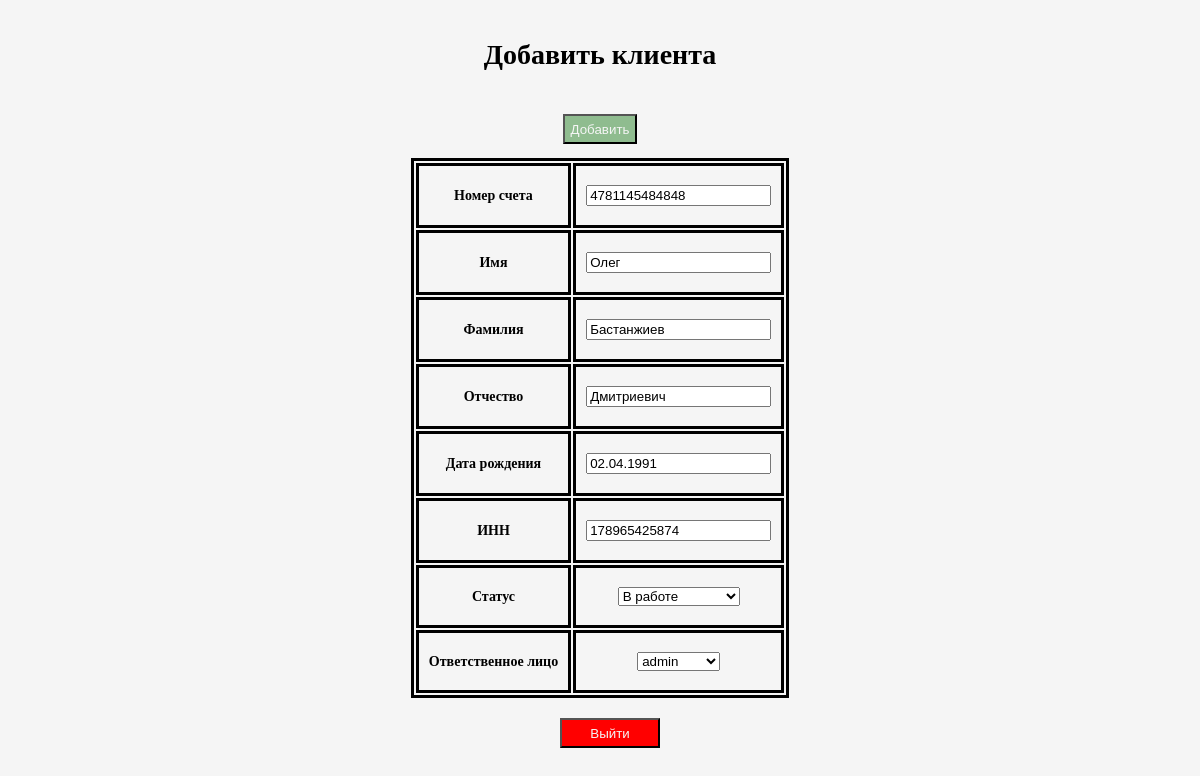
/3/update, run on the app's committed database.
### main/models.py (models this page shows, shortened)
class Clients(models.Model):
    class Status(models.TextChoices):
        in_progress = "in_progress", "В работе"
        not_in_work = "not_in_work", "Не в работе"
        refusal = "refusal", "Отказ"
        deal_closed = "deal_closed", "Сделка закрыта"
    account_number = models.IntegerField(unique=True, db_index=True, verbose_name="Номер счета")
    first_name = models.CharField(max_length=255, verbose_name="Имя")
    last_name = models.CharField(max_length=255, verbose_name="Фамилия")
    middle_name = models.CharField(max_length=255, verbose_name="Отчество")
    date_birth = models.DateField(verbose_name="Дата рождения")
    inn = models.IntegerField(unique=True, db_index=True, verbose_name="ИНН")
    status = models.CharField(max_length=255, choices=Status, default=Status.not_in_work,
                              verbose_name="Статус")
    manager = models.ForeignKey(settings.AUTH_USER_MODEL, on_delete=models.SET_NULL, null=True,
                                default=settings.AUTH_USER_MODEL, verbose_name="Ответственное лицо")
    class Meta:
        verbose_name = "Клиент"
        verbose_name_plural = "Клиенты"

### main/views.py (the view)
# urls.py: path('<int:pk>/update', views.UpdateClient.as_view(), name="update")
class UpdateClient(UpdateView):
    model = Clients
    template_name = "main/create.html"
    form_class = ClientsForm

### main/forms.py
class ClientsForm(forms.ModelForm):
    class Meta:
        model = Clients
        fields = ["account_number", "first_name", "last_name", "middle_name",
                  "date_birth", "inn", "status", "manager"]

### main/templates/main/create.html (shortened to what this page needs)
{% extends 'main/layout.html' %}
{% block title %}
    <h1>Добавить клиента</h1>
{% endblock %}
{% block content %}
    <form method="POST">
            <div class="alert alert-warning">
                <p><button class="btn-add" type="submit">Добавить</button></p>
                <table class="tab-clients" frame="1">
                    {% for i in form %}
                    <tr>
                        <th><p><label class="form-label" for="{{ i.id_for_label }}">{{ i.label }}</label></p></th>
                        <th><p>{{ i }}</p></th>
                    </tr>
                    {% endfor %}
                </table>
            </div>
    </form>
{% endblock %}
{% block basement %}
    <form method="post" action="{% url 'users:logout' %}">
        <button class="btn-exit" type="submit">Выйти</button>
    </form>
{% endblock %}

### main/static/main/css/index.css (style rules this page uses)
html { font-size: calc(2px + 1vw); }
body { background: whitesmoke; }
.alert-warning { display: flex; flex-direction: column; flex-wrap: wrap; align-content: center; clear: both; text-align: center; }
.alert-warning table, td, th { border: 3px solid black; }
.alert-warning td, th { padding: 5px 10px; text-align: center; }
.btn-exit { margin-top: 20px; margin-bottom: 20px; margin-left: 20px; width: 100px; height: 30px; color: whitesmoke; background: red; }
.btn-add { width: auto; height: 30px; color: whitesmoke; background: darkseagreen; }

### data on the page
Clients: form "4781145484848" "Олег" "Бастанжиев" "Дмитриевич" "02.04.1991" "178965425874" "В работе" "admin"

### other printed values
{{ i.label }} "Номер счета" "Имя" "Фамилия" "Отчество" "Дата рождения" "ИНН" "Статус" "Ответственное лицо"
